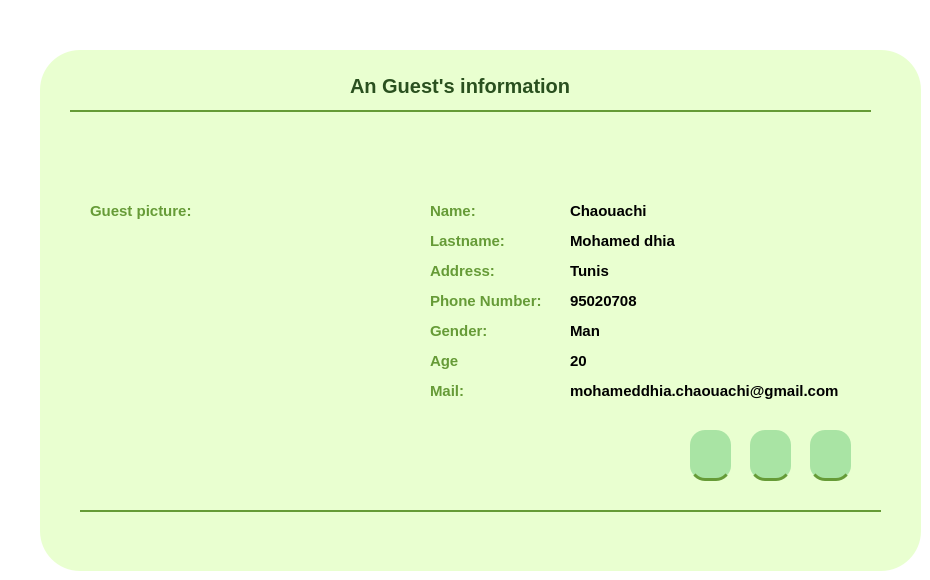
        <widget class="QWidget" name="showGuest">
         <property name="styleSheet">
          <string notr="true">background: rgba(0, 0, 0, 0.0);
</string>
         </property>
         <widget class="QWidget" name="widget_22" native="true">
          <property name="geometry">
           <rect>
            <x>40</x>
            <y>50</y>
            <width>881</width>
            <height>521</height>
           </rect>
          </property>
          <property name="styleSheet">
           <string notr="true">QWidget
{background-color:#E9FFD0;
border-radius: 40px;}</string>
          </property>
          <widget class="QLabel" name="label_192">
           <property name="geometry">
            <rect>
             <x>390</x>
             <y>150</y>
             <width>101</width>
             <height>21</height>
            </rect>
           </property>
           <property name="styleSheet">
            <string notr="true">color: rgb(102, 155, 55);
font-family: 'Athiti';
font-style: normal;
font-weight: 700;
font-size: 15px;
background-color: none;</string>
           </property>
           <property name="text">
            <string>Name:</string>
           </property>
          </widget>
          <widget class="QLabel" name="label_194">
           <property name="geometry">
            <rect>
             <x>390</x>
             <y>180</y>
             <width>101</width>
             <height>21</height>
            </rect>
           </property>
           <property name="styleSheet">
            <string notr="true">color: rgb(102, 155, 55);
font-family: 'Athiti';
font-style: normal;
font-weight: 700;
font-size: 15px;
background-color: none;</string>
           </property>
           <property name="text">
            <string>Lastname:</string>
           </property>
          </widget>
          <widget class="QLabel" name="label_195">
           <property name="geometry">
            <rect>
             <x>390</x>
             <y>210</y>
             <width>101</width>
             <height>21</height>
            </rect>
           </property>
           <property name="styleSheet">
            <string notr="true">color: rgb(102, 155, 55);
font-family: 'Athiti';
font-style: normal;
font-weight: 700;
font-size: 15px;
background-color: none;</string>
           </property>
           <property name="text">
            <string>Address:</string>
           </property>
          </widget>
          <widget class="QLabel" name="label_202">
           <property name="geometry">
            <rect>
             <x>390</x>
             <y>240</y>
             <width>151</width>
             <height>21</height>
            </rect>
           </property>
           <property name="styleSheet">
            <string notr="true">color: rgb(102, 155, 55);
font-family: 'Athiti';
font-style: normal;
font-weight: 700;
font-size: 15px;
background-color: none;</string>
           </property>
           <property name="text">
            <string>Phone Number:</string>
           </property>
          </widget>
          <widget class="QLabel" name="label_203">
           <property name="geometry">
            <rect>
             <x>390</x>
             <y>330</y>
             <width>101</width>
             <height>21</height>
            </rect>
           </property>
           <property name="styleSheet">
            <string notr="true">color: rgb(102, 155, 55);
font-family: 'Athiti';
font-style: normal;
font-weight: 700;
font-size: 15px;
background-color: none;</string>
           </property>
           <property name="text">
            <string>Mail:</string>
           </property>
          </widget>
          <widget class="QLabel" name="label_204">
           <property name="geometry">
            <rect>
             <x>390</x>
             <y>300</y>
             <width>101</width>
             <height>21</height>
            </rect>
           </property>
           <property name="styleSheet">
            <string notr="true">color: rgb(102, 155, 55);
font-family: 'Athiti';
font-style: normal;
font-weight: 700;
font-size: 15px;
background-color: none;</string>
           </property>
           <property name="text">
            <string>Age</string>
           </property>
          </widget>
          <widget class="QLabel" name="label_205">
           <property name="geometry">
            <rect>
             <x>390</x>
             <y>270</y>
             <width>101</width>
             <height>21</height>
            </rect>
           </property>
           <property name="styleSheet">
            <string notr="true">color: rgb(102, 155, 55);
font-family: 'Athiti';
font-style: normal;
font-weight: 700;
font-size: 15px;
background-color: none;</string>
           </property>
           <property name="text">
            <string>Gender:</string>
           </property>
          </widget>
          <widget class="Line" name="line_33">
           <property name="geometry">
            <rect>
             <x>30</x>
             <y>60</y>
             <width>801</width>
             <height>2</height>
            </rect>
           </property>
           <property name="styleSheet">
            <string notr="true">background-color:#669B37;
border-width: 1px;
border: 2px solid #669B37;
</string>
           </property>
           <property name="orientation">
            <enum>Qt::Horizontal</enum>
           </property>
          </widget>
          <widget class="Line" name="line_35">
           <property name="geometry">
            <rect>
             <x>40</x>
             <y>460</y>
             <width>801</width>
             <height>2</height>
            </rect>
           </property>
           <property name="styleSheet">
            <string notr="true">background-color:#669B37;
border-width: 1px;
border: 2px solid #669B37;
</string>
           </property>
           <property name="orientation">
            <enum>Qt::Horizontal</enum>
           </property>
          </widget>
          <widget class="QLabel" name="label_206">
           <property name="geometry">
            <rect>
             <x>160</x>
             <y>190</y>
             <width>131</width>
             <height>121</height>
            </rect>
           </property>
           <property name="styleSheet">
            <string notr="true">color: rgb(102, 155, 55);
font-family: 'Athiti';
font-style: normal;
font-weight: 700;
font-size: 15px;
background-color: none;</string>
           </property>
           <property name="text">
            <string/>
           </property>
           <property name="pixmap">
            <pixmap resource="resources.qrc">:/images/images/man_4128176.png</pixmap>
           </property>
           <property name="scaledContents">
            <bool>true</bool>
           </property>
          </widget>
          <widget class="QLabel" name="label_207">
           <property name="geometry">
            <rect>
             <x>530</x>
             <y>180</y>
             <width>121</width>
             <height>21</height>
            </rect>
           </property>
           <property name="styleSheet">
            <string notr="true">color: rgb(0, 0, 0);
font-family: 'Athiti';
font-style: normal;
font-weight: 700;
font-size: 15px;
background-color: none;</string>
           </property>
           <property name="text">
            <string>Mohamed dhia</string>
           </property>
          </widget>
          <widget class="QLabel" name="label_208">
           <property name="geometry">
            <rect>
             <x>530</x>
             <y>150</y>
             <width>101</width>
             <height>21</height>
            </rect>
           </property>
           <property name="styleSheet">
            <string notr="true">color: rgb(0, 0, 0);
font-family: 'Athiti';
font-style: normal;
font-weight: 700;
font-size: 15px;
background-color: none;</string>
           </property>
           <property name="text">
            <string>Chaouachi</string>
           </property>
          </widget>
          <widget class="QLabel" name="label_210">
           <property name="geometry">
            <rect>
             <x>530</x>
             <y>210</y>
             <width>101</width>
             <height>21</height>
            </rect>
           </property>
           <property name="styleSheet">
            <string notr="true">color: rgb(0, 0, 0);
font-family: 'Athiti';
font-style: normal;
font-weight: 700;
font-size: 15px;
background-color: none;</string>
           </property>
           <property name="text">
            <string>Tunis</string>
           </property>
          </widget>
          <widget class="QLabel" name="label_211">
           <property name="geometry">
            <rect>
             <x>530</x>
             <y>240</y>
             <width>91</width>
             <height>21</height>
            </rect>
           </property>
           <property name="styleSheet">
            <string notr="true">color: rgb(0, 0, 0);
font-family: 'Athiti';
font-style: normal;
font-weight: 700;
font-size: 15px;
background-color: none;</string>
           </property>
           <property name="text">
            <string>95020708</string>
           </property>
          </widget>
          <widget class="QLabel" name="label_212">
           <property name="geometry">
            <rect>
             <x>530</x>
             <y>270</y>
             <width>101</width>
             <height>21</height>
            </rect>
           </property>
           <property name="styleSheet">
            <string notr="true">color: rgb(0, 0, 0);
font-family: 'Athiti';
font-style: normal;
font-weight: 700;
font-size: 15px;
background-color: none;</string>
           </property>
           <property name="text">
            <string>Man</string>
           </property>
          </widget>
          <widget class="QLabel" name="label_213">
           <property name="geometry">
            <rect>
             <x>530</x>
             <y>300</y>
             <width>101</width>
             <height>21</height>
            </rect>
           </property>
           <property name="styleSheet">
            <string notr="true">color: rgb(0, 0, 0);
font-family: 'Athiti';
font-style: normal;
font-weight: 700;
font-size: 15px;
background-color: none;</string>
           </property>
           <property name="text">
            <string>20</string>
           </property>
          </widget>
          <widget class="QLabel" name="label_214">
           <property name="geometry">
            <rect>
             <x>530</x>
             <y>330</y>
             <width>281</width>
             <height>21</height>
            </rect>
           </property>
           <property name="styleSheet">
            <string notr="true">color: rgb(0, 0, 0);
font-family: 'Athiti';
font-style: normal;
font-weight: 700;
font-size: 15px;
background-color: none;</string>
           </property>
           <property name="text">
            <string>mohameddhia.chaouachi@gmail.com</string>
           </property>
          </widget>
          <widget class="QPushButton" name="supprimer_16">
           <property name="geometry">
            <rect>
             <x>770</x>
             <y>380</y>
             <width>41</width>
             <height>51</height>
            </rect>
           </property>
           <property name="styleSheet">
            <string notr="true">QPushButton{/* Rectangle 9 */

position: absolute;
width: 1200px;
height: 649px;

background: #A9E4A4;
border: none;

/* Events */

position: absolute;
width: 63px;
height: 32px;

font-family: 'Athiti';
font-style: normal;
font-weight: 700;
font-size: 20px;
line-height: 32px;
/* identical to box height */
text-align: center;

color: #2A501F;
border-radius:15px;
border-bottom:3px solid #669B37;
}

QPushButton:hover{
position: absolute;
width: 185px;
height: 56px;

background: #8BD086;
box-shadow: 0px 4px 4px rgba(0, 0, 0, 0.25);
}</string>
           </property>
           <property name="text">
            <string/>
           </property>
           <property name="icon">
            <iconset resource="resources.qrc">
             <normaloff>:/images/images/delete.png</normaloff>:/images/images/delete.png</iconset>
           </property>
           <property name="iconSize">
            <size>
             <width>30</width>
             <height>30</height>
            </size>
           </property>
          </widget>
          <widget class="QPushButton" name="supprimer_18">
           <property name="geometry">
            <rect>
             <x>710</x>
             <y>380</y>
             <width>41</width>
             <height>51</height>
            </rect>
           </property>
           <property name="styleSheet">
            <string notr="true">QPushButton{/* Rectangle 9 */

position: absolute;
width: 1200px;
height: 649px;

background: #A9E4A4;
border: none;

/* Events */

position: absolute;
width: 63px;
height: 32px;

font-family: 'Athiti';
font-style: normal;
font-weight: 700;
font-size: 20px;
line-height: 32px;
/* identical to box height */
text-align: center;

color: #2A501F;
border-radius:15px;
border-bottom:3px solid #669B37;
}

QPushButton:hover{
position: absolute;
width: 185px;
height: 56px;

background: #8BD086;
box-shadow: 0px 4px 4px rgba(0, 0, 0, 0.25);
}</string>
           </property>
           <property name="text">
            <string/>
           </property>
           <property name="icon">
            <iconset resource="resources.qrc">
             <normaloff>:/images/images/pdf.png</normaloff>:/images/images/pdf.png</iconset>
           </property>
           <property name="iconSize">
            <size>
             <width>30</width>
             <height>30</height>
            </size>
           </property>
          </widget>
          <widget class="QPushButton" name="updateEmployee_2">
           <property name="geometry">
            <rect>
             <x>650</x>
             <y>380</y>
             <width>41</width>
             <height>51</height>
            </rect>
           </property>
           <property name="styleSheet">
            <string notr="true">QPushButton{/* Rectangle 9 */

position: absolute;
width: 1200px;
height: 649px;

background: #A9E4A4;
border: none;

/* Events */

position: absolute;
width: 63px;
height: 32px;

font-family: 'Athiti';
font-style: normal;
font-weight: 700;
font-size: 20px;
line-height: 32px;
/* identical to box height */
text-align: center;

color: #2A501F;
border-radius:15px;
border-bottom:3px solid #669B37;
}

QPushButton:hover{
position: absolute;
width: 185px;
height: 56px;

background: #8BD086;
box-shadow: 0px 4px 4px rgba(0, 0, 0, 0.25);
}</string>
           </property>
           <property name="text">
            <string/>
           </property>
           <property name="icon">
            <iconset resource="resources.qrc">
             <normaloff>:/images/images/modifier.png</normaloff>:/images/images/modifier.png</iconset>
           </property>
           <property name="iconSize">
            <size>
             <width>30</width>
             <height>30</height>
            </size>
           </property>
          </widget>
          <widget class="QLabel" name="label_215">
           <property name="geometry">
            <rect>
             <x>310</x>
             <y>20</y>
             <width>261</width>
             <height>31</height>
            </rect>
           </property>
           <property name="styleSheet">
            <string notr="true">color: #2A501F;
font-family: 'Athiti';
font-style: normal;
font-weight: 700;
font-size: 20px;
background-color: none;</string>
           </property>
           <property name="text">
            <string>An Guest's information</string>
           </property>
          </widget>
          <widget class="QLabel" name="label_209">
           <property name="geometry">
            <rect>
             <x>50</x>
             <y>150</y>
             <width>121</width>
             <height>21</height>
            </rect>
           </property>
           <property name="styleSheet">
            <string notr="true">color: rgb(102, 155, 55);
font-family: 'Athiti';
font-style: normal;
font-weight: 700;
font-size: 15px;
background-color: none;</string>
           </property>
           <property name="text">
            <string>Guest picture:</string>
           </property>
          </widget>
         </widget>
        </widget>
